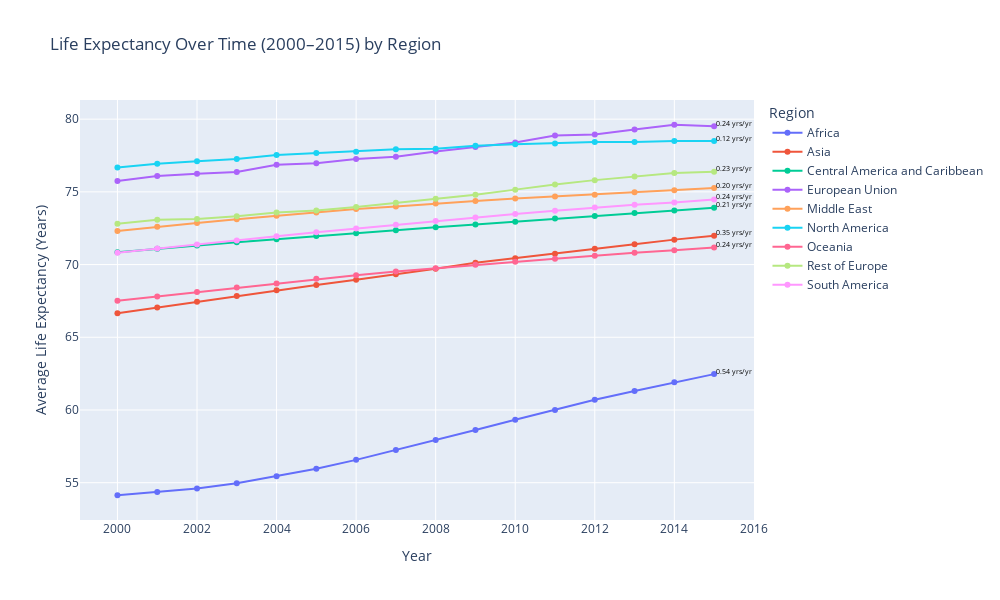

Notebook cell for this chart:
### Code cell
# GROUP BY YEAR AND REGION
df_region = (
    df1.groupby(["Region", "Year"])["Life_expectancy"]
       .mean()
       .reset_index()
)
# LINE PLOT
fig = px.line(
    df_region,
    x="Year",
    y="Life_expectancy",
    color="Region",
    markers=True,
    title="Life Expectancy Over Time (2000–2015) by Region",
    labels={"Life_expectancy": "Average Life Expectancy (Years)"}
)

# CALC AVERAGE CHANGE OVER 15 YEAR PERIOD
regions = df_region['Region'].unique()
for region in regions:
    df_r = df_region[df_region['Region'] == region].sort_values('Year')
    y = df_r['Life_expectancy'].values
    x = df_r['Year'].values
    grad = np.gradient(y, x)
    avg_grad = np.mean(grad)

    
    fig.add_annotation(
        x=x[-1] + 0.5,  # a little to the right of last year
        y=y[-1]+0.2,
        text=f"{avg_grad:.2f} yrs/yr",
        showarrow=False,
        font=dict(color="black", size=7)
    )


fig.update_layout(
    width=1000,
    height=600,
    legend_title="Region",
    xaxis_title="Year",
    yaxis_title="Average Life Expectancy (Years)",
    margin=dict(r=150)  
)

fig.show()

### Figure 1 — Plotly figure (JSON) as saved in the notebook; plotly's stock layout.template omitted (floating-point values rounded to 4 significant figures)
{"data": [{"hovertemplate": "Region=Africa<br>Year=%{x}<br>Average Life Expectancy (Years)=%{y}<extra></extra>", "legendgroup": "Africa", "line": {"color": "#636efa", "dash": "solid"}, "marker": {"symbol": "circle"}, "mode": "lines+markers", "name": "Africa", "orientation": "v", "showlegend": true, "type": "scatter", "x": [2000, 2001, 2002, 2003, 2004, 2005, 2006, 2007, 2008, 2009, 2010, 2011, 2012, 2013, 2014, 2015], "xaxis": "x", "y": [54.14, 54.36, 54.59, 54.96, 55.45, 55.96, 56.57, 57.24, 57.93, 58.63, 59.33, 60.0, 60.7, 61.31, 61.91, 62.47], "yaxis": "y"}, {"hovertemplate": "Region=Asia<br>Year=%{x}<br>Average Life Expectancy (Years)=%{y}<extra></extra>", "legendgroup": "Asia", "line": {"color": "#EF553B", "dash": "solid"}, "marker": {"symbol": "circle"}, "mode": "lines+markers", "name": "Asia", "orientation": "v", "showlegend": true, "type": "scatter", "x": [2000, 2001, 2002, 2003, 2004, 2005, 2006, 2007, 2008, 2009, 2010, 2011, 2012, 2013, 2014, 2015], "xaxis": "x", "y": [66.65, 67.05, 67.44, 67.83, 68.23, 68.6, 68.96, 69.33, 69.71, 70.13, 70.43, 70.74, 71.09, 71.4, 71.71, 71.98], "yaxis": "y"}, {"hovertemplate": "Region=Central America and Caribbean<br>Year=%{x}<br>Average Life Expectancy (Years)=%{y}<extra></extra>", "legendgroup": "Central America and Caribbean", "line": {"color": "#00cc96", "dash": "solid"}, "marker": {"symbol": "circle"}, "mode": "lines+markers", "name": "Central America and Caribbean", "orientation": "v", "showlegend": true, "type": "scatter", "x": [2000, 2001, 2002, 2003, 2004, 2005, 2006, 2007, 2008, 2009, 2010, 2011, 2012, 2013, 2014, 2015], "xaxis": "x", "y": [70.85, 71.09, 71.31, 71.54, 71.74, 71.96, 72.16, 72.36, 72.57, 72.76, 72.95, 73.17, 73.35, 73.55, 73.73, 73.92], "yaxis": "y"}, {"hovertemplate": "Region=European Union<br>Year=%{x}<br>Average Life Expectancy (Years)=%{y}<extra></extra>", "legendgroup": "European Union", "line": {"color": "#ab63fa", "dash": "solid"}, "marker": {"symbol": "circle"}, "mode": "lines+markers", "name": "European Union", "orientation": "v", "showlegend": true, "type": "scatter", "x": [2000, 2001, 2002, 2003, 2004, 2005, 2006, 2007, 2008, 2009, 2010, 2011, 2012, 2013, 2014, 2015], "xaxis": "x", "y": [75.74, 76.09, 76.24, 76.37, 76.87, 76.97, 77.25, 77.42, 77.78, 78.08, 78.4, 78.87, 78.94, 79.29, 79.61, 79.51], "yaxis": "y"}, {"hovertemplate": "Region=Middle East<br>Year=%{x}<br>Average Life Expectancy (Years)=%{y}<extra></extra>", "legendgroup": "Middle East", "line": {"color": "#FFA15A", "dash": "solid"}, "marker": {"symbol": "circle"}, "mode": "lines+markers", "name": "Middle East", "orientation": "v", "showlegend": true, "type": "scatter", "x": [2000, 2001, 2002, 2003, 2004, 2005, 2006, 2007, 2008, 2009, 2010, 2011, 2012, 2013, 2014, 2015], "xaxis": "x", "y": [72.31, 72.6, 72.86, 73.11, 73.36, 73.59, 73.83, 73.99, 74.19, 74.38, 74.54, 74.69, 74.81, 74.98, 75.11, 75.27], "yaxis": "y"}, {"hovertemplate": "Region=North America<br>Year=%{x}<br>Average Life Expectancy (Years)=%{y}<extra></extra>", "legendgroup": "North America", "line": {"color": "#19d3f3", "dash": "solid"}, "marker": {"symbol": "circle"}, "mode": "lines+markers", "name": "North America", "orientation": "v", "showlegend": true, "type": "scatter", "x": [2000, 2001, 2002, 2003, 2004, 2005, 2006, 2007, 2008, 2009, 2010, 2011, 2012, 2013, 2014, 2015], "xaxis": "x", "y": [76.67, 76.93, 77.1, 77.27, 77.53, 77.67, 77.77, 77.93, 77.97, 78.17, 78.27, 78.33, 78.43, 78.43, 78.5, 78.5], "yaxis": "y"}, {"hovertemplate": "Region=Oceania<br>Year=%{x}<br>Average Life Expectancy (Years)=%{y}<extra></extra>", "legendgroup": "Oceania", "line": {"color": "#FF6692", "dash": "solid"}, "marker": {"symbol": "circle"}, "mode": "lines+markers", "name": "Oceania", "orientation": "v", "showlegend": true, "type": "scatter", "x": [2000, 2001, 2002, 2003, 2004, 2005, 2006, 2007, 2008, 2009, 2010, 2011, 2012, 2013, 2014, 2015], "xaxis": "x", "y": [67.52, 67.81, 68.11, 68.42, 68.7, 69.02, 69.26, 69.53, 69.75, 69.99, 70.2, 70.4, 70.6, 70.82, 70.98, 71.17], "yaxis": "y"}, {"hovertemplate": "Region=Rest of Europe<br>Year=%{x}<br>Average Life Expectancy (Years)=%{y}<extra></extra>", "legendgroup": "Rest of Europe", "line": {"color": "#B6E880", "dash": "solid"}, "marker": {"symbol": "circle"}, "mode": "lines+markers", "name": "Rest of Europe", "orientation": "v", "showlegend": true, "type": "scatter", "x": [2000, 2001, 2002, 2003, 2004, 2005, 2006, 2007, 2008, 2009, 2010, 2011, 2012, 2013, 2014, 2015], "xaxis": "x", "y": [72.81, 73.08, 73.14, 73.32, 73.59, 73.73, 73.97, 74.25, 74.53, 74.79, 75.15, 75.51, 75.81, 76.05, 76.29, 76.38], "yaxis": "y"}, {"hovertemplate": "Region=South America<br>Year=%{x}<br>Average Life Expectancy (Years)=%{y}<extra></extra>", "legendgroup": "South America", "line": {"color": "#FF97FF", "dash": "solid"}, "marker": {"symbol": "circle"}, "mode": "lines+markers", "name": "South America", "orientation": "v", "showlegend": true, "type": "scatter", "x": [2000, 2001, 2002, 2003, 2004, 2005, 2006, 2007, 2008, 2009, 2010, 2011, 2012, 2013, 2014, 2015], "xaxis": "x", "y": [70.81, 71.1, 71.38, 71.65, 71.94, 72.22, 72.48, 72.73, 72.99, 73.24, 73.48, 73.7, 73.92, 74.11, 74.27, 74.47], "yaxis": "y"}], "layout": {"annotations": [{"font": {"color": "black", "size": 7}, "showarrow": false, "text": "0.54 yrs/yr", "x": 2016.0, "y": 62.67}, {"font": {"color": "black", "size": 7}, "showarrow": false, "text": "0.35 yrs/yr", "x": 2016.0, "y": 72.18}, {"font": {"color": "black", "size": 7}, "showarrow": false, "text": "0.21 yrs/yr", "x": 2016.0, "y": 74.12}, {"font": {"color": "black", "size": 7}, "showarrow": false, "text": "0.24 yrs/yr", "x": 2016.0, "y": 79.71}, {"font": {"color": "black", "size": 7}, "showarrow": false, "text": "0.20 yrs/yr", "x": 2016.0, "y": 75.47}, {"font": {"color": "black", "size": 7}, "showarrow": false, "text": "0.12 yrs/yr", "x": 2016.0, "y": 78.7}, {"font": {"color": "black", "size": 7}, "showarrow": false, "text": "0.24 yrs/yr", "x": 2016.0, "y": 71.37}, {"font": {"color": "black", "size": 7}, "showarrow": false, "text": "0.23 yrs/yr", "x": 2016.0, "y": 76.58}, {"font": {"color": "black", "size": 7}, "showarrow": false, "text": "0.24 yrs/yr", "x": 2016.0, "y": 74.67}], "height": 600, "legend": {"title": {"text": "Region"}, "tracegroupgap": 0}, "margin": {"r": 150}, "title": {"text": "Life Expectancy Over Time (2000–2015) by Region"}, "width": 1000, "xaxis": {"anchor": "y", "autorange": true, "domain": [0, 1], "range": [1999.0, 2016.0], "title": {"text": "Year"}, "type": "linear"}, "yaxis": {"anchor": "x", "autorange": true, "domain": [0, 1], "range": [52.44, 81.32], "title": {"text": "Average Life Expectancy (Years)"}, "type": "linear"}}}
